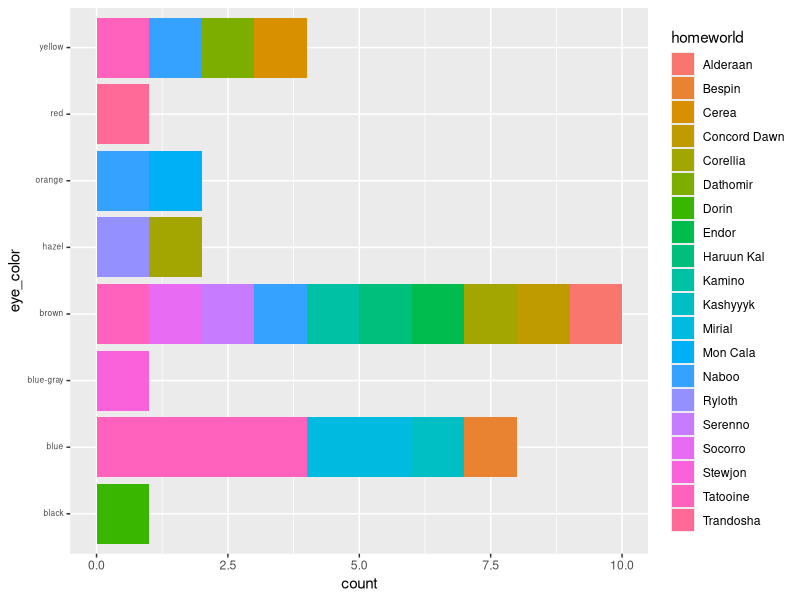

Write the R code that produced this figure.
## ---- chunk 1
knitr::opts_chunk$set(echo = TRUE)
## ---- chunk 2
library(readr)
library(dslabs)
library(tidyverse)
library(knitr)
library(ggplot2)
## ---- chunk 3
starwars1 <- na.omit(starwars)
starwars1
## ---- chunk 4
ggplot(starwars1, aes(y=eye_color))+
  geom_bar(aes(fill=homeworld))+  
  theme(axis.text.y = element_text(angle = 360, vjust = 0.3, hjust=1,size=6))
## ---- chunk 5
chisq.test(table(starwars1$homeworld,starwars1$eye_color))
